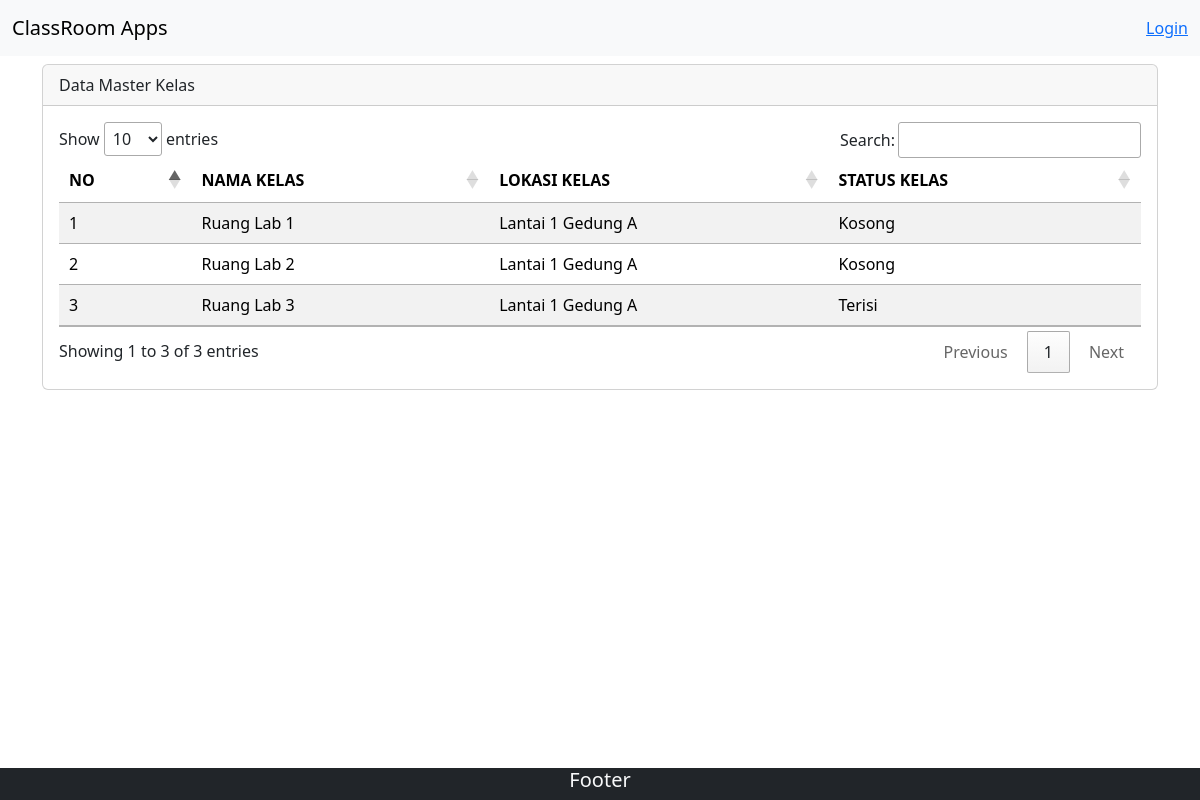
Before: / with the older database file.
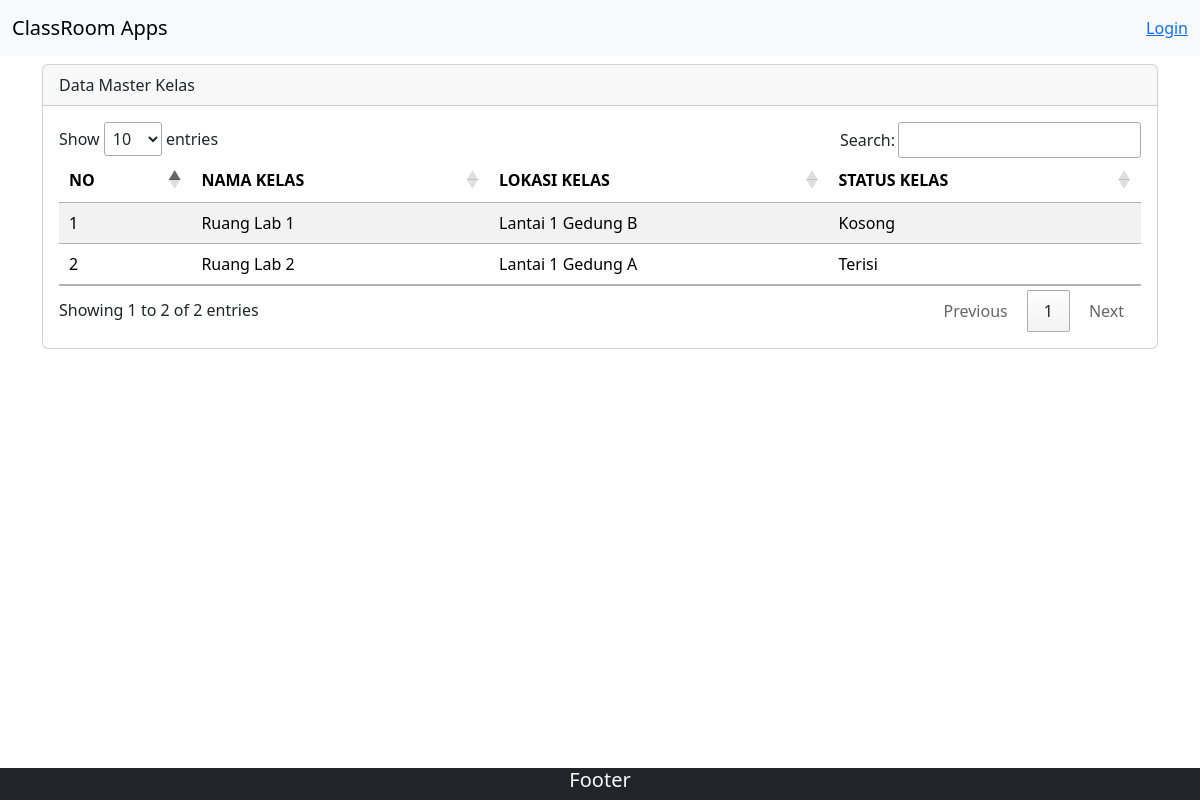
After: the same page with the newer database file.
### tables this page shows
CREATE TABLE `tb_ruang_kelas` (
  `id_kelas` int(11) NOT NULL,
  `nama_kelas` varchar(100) NOT NULL,
  `lokasi_kelas` varchar(100) NOT NULL,
  `status_kelas` varchar(10) NOT NULL
);

### application/controllers/Kelas.php (called while the page is built, shortened)
<?php
class Kelas extends CI_Controller {
	public function index()
	{
		$data['kelas'] = $this->db->get('tb_ruang_kelas');
		$this->load->view('header');
		$this->load->view('data-kelas', $data);
		$this->load->view('modal');
		$this->load->view('footer');
	}
}

### index.php (called while the page is built, shortened)
<?php
require_once BASEPATH.'core/CodeIgniter.php';

### application/views/data-kelas.php (the view, shortened to what this page needs)
<div class="card mt-2">
  <div class="card-header">
    Data Master Kelas
  </div>
  <div class="card-body">
    <div class="table-responsive">
      <table class="table table-hover table-striped" id="myTable">
        <thead class="thead-dark">
          <tr>
            <th>
              NO
            </th>
            <th>NAMA KELAS</th>
            <th>LOKASI KELAS</th>
            <th>STATUS KELAS</th>
          </tr>
        </thead>
        <tbody>
          <?php
            $a = 1;
            foreach($kelas->result_array() as $kelas){ ?>
            <tr>
              <td><?=$a;?></td>
              <td><?=$kelas['nama_kelas'];?></td>
              <td><?=$kelas['lokasi_kelas'];?></td>
              <td><?=$kelas['status_kelas'];?></td>
            </tr>
          <?php  $a++ ;} ?>
        </tbody>
      </table>
    </div>
  </div>
</div>

### application/views/header.php (shortened to what this page needs)
<!doctype html>
<html lang="en">
  <head>
    <link href="https://cdn.jsdelivr.net/npm/bootstrap@5.3.2/dist/css/bootstrap.min.css" rel="stylesheet">
    <link href="https://cdn.datatables.net/1.10.25/css/jquery.dataTables.min.css" rel="stylesheet"/>
    <link href="https://cdnjs.cloudflare.com/ajax/libs/font-awesome/5.13.0/css/all.min.css" rel="stylesheet"/>
  </head>
  <body>
  <nav class="navbar navbar-expand-lg bg-body-tertiary">
    <div class="container-fluid">
      <a class="navbar-brand" href="#">ClassRoom Apps</a>
      <div class="collapse navbar-collapse" id="navbarNavAltMarkup">
        <div class="d-flex ms-auto">
          <?php
            if($this->session->has_userdata('isLogin')){ ?>
              <a href="<?= base_url('Auth/logout')?>" onclick="return confirm('Yakin akan Logout?')">Logout</a>
          <?php }else{ ?>
            <a href="#"  data-bs-toggle="modal" data-bs-target="#loginModal">
Login </a>
          <?php } ?>
        </div>
      </div>
    </div>
  </nav>
  <div class="container">

### application/views/footer.php (shortened to what this page needs)
</div>
  <footer class="container-fluid bg-dark text-light fixed-bottom">
    <h5 align="center">Footer</h5>
</footer>
  </body>
</html>

Changed rows visible on the page:
removed tb_ruang_kelas: nama_kelas "Ruang Lab 3", lokasi_kelas "Lantai 1 Gedung A", status_kelas "Terisi"
changed tb_ruang_kelas "Ruang Lab 1": lokasi_kelas "Lantai 1 Gedung A" → "Lantai 1 Gedung B"
changed tb_ruang_kelas "Ruang Lab 2": status_kelas "Kosong" → "Terisi"
Other visible differences:
text written by a page script: "Show entries Search: Showing 1 to 3 of 3 entries Previous 1 Next" → "Show entries Search: Showing 1 to 2 of 2 entries Previous 1 Next"
